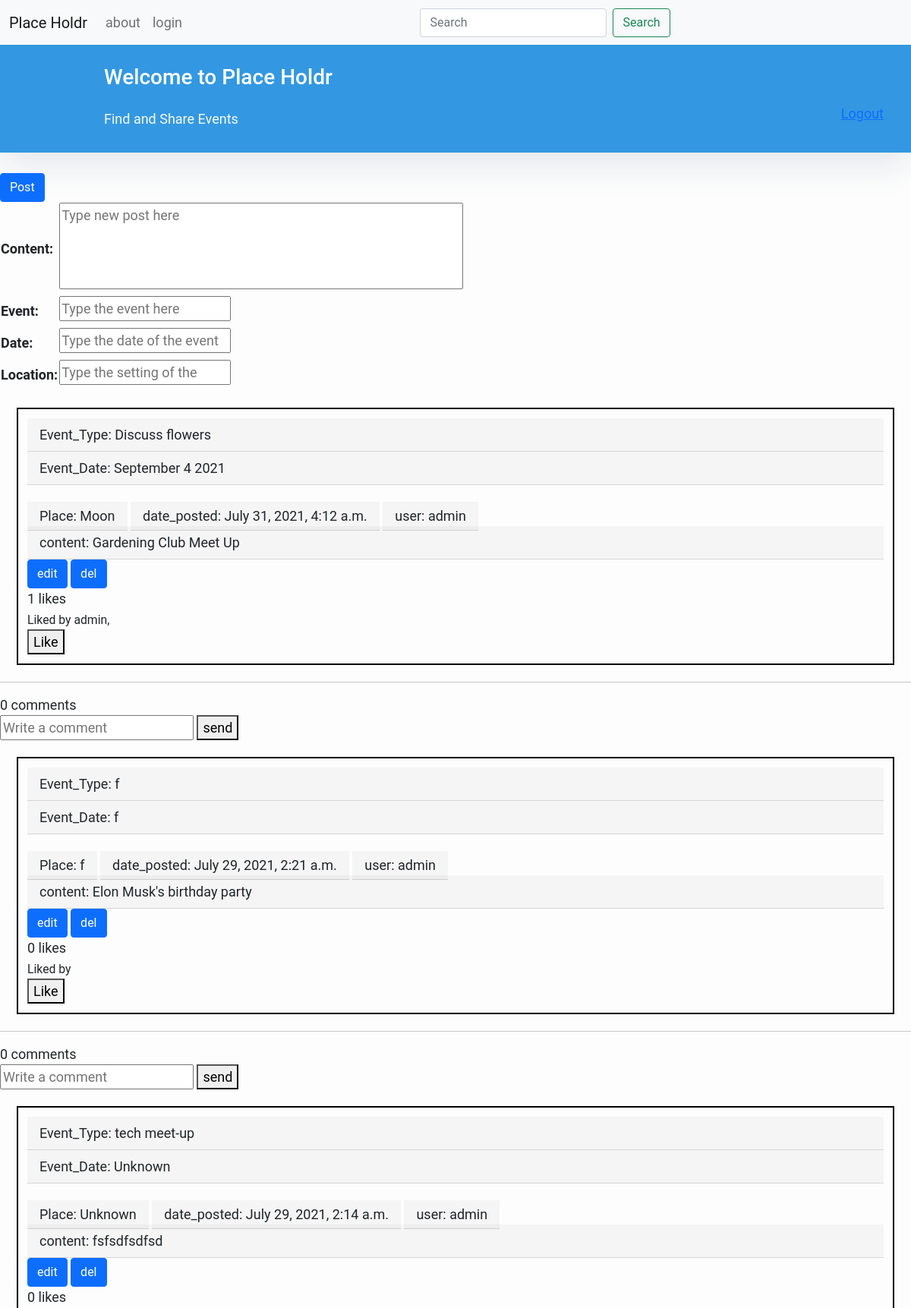
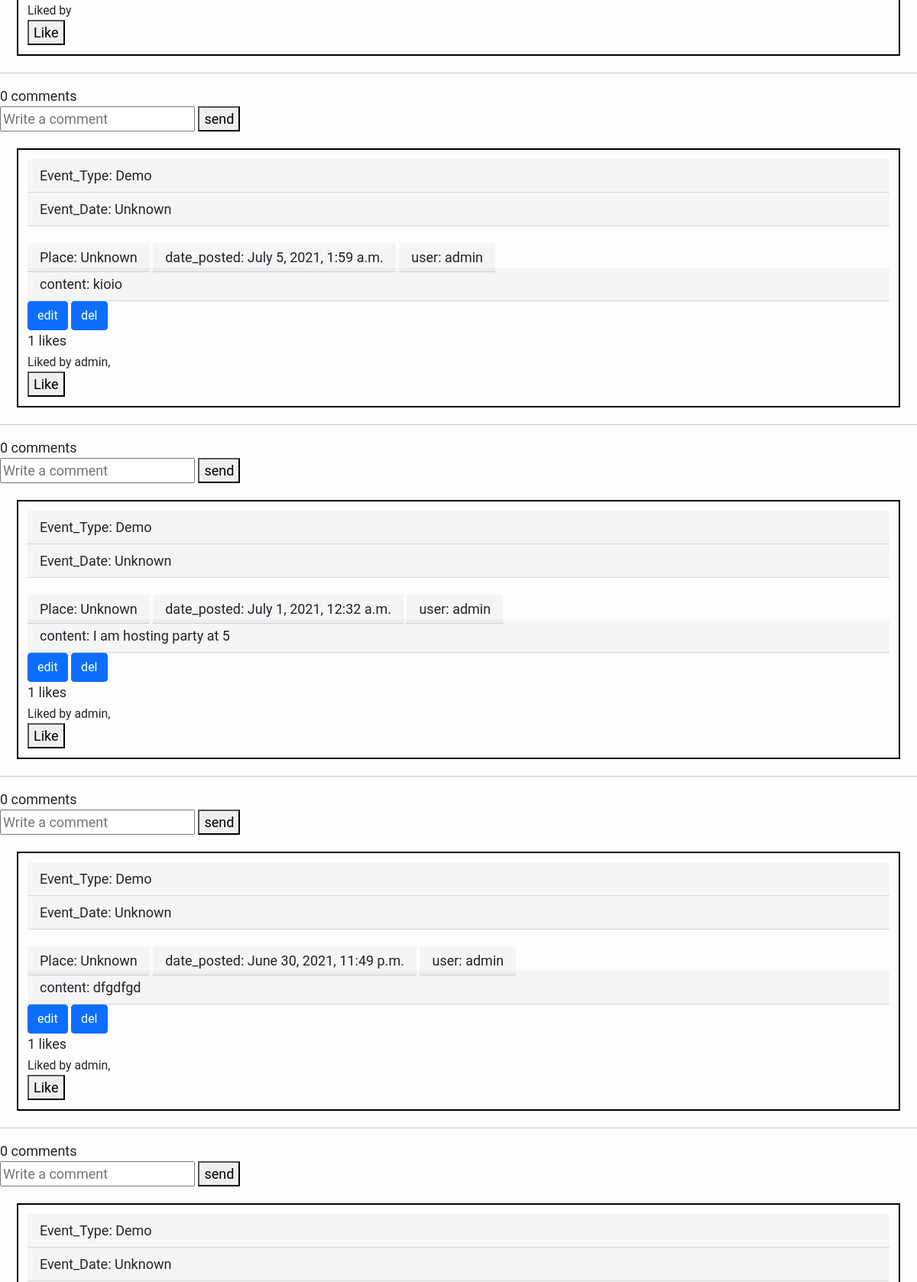
Screenshot of / (signed in, upper part) with the database file from the repository (2 pictures, top to bottom).
### blog/models.py (models this page shows)
class Post(models.Model):
    content = models.TextField(blank = False, null = False)
    date_posted = models.DateTimeField(default = timezone.now)
    user = models.ForeignKey(User, on_delete= models.CASCADE)
    likes_count = models.DecimalField(decimal_places=0, max_digits=1000, default= 0)
    likes = models.ManyToManyField(User, related_name="blog_likes")
    comments = models.ManyToManyField(Comment, related_name = 'comments')
    comments_count = models.DecimalField(decimal_places= 0, max_digits=1000, default= 0)
    event = models.TextField(blank = False, null = False, default= "Demo")
    date = models.TextField(blank= False, null = False, default= "Unknown")
    place = models.TextField(blank= False, null = False, default= "Unknown")

### blog/views.py (the view)
# urls.py: path('', views.home, name = 'blog-home'),
@login_required(login_url = 'register')
def home(request):
    search_query = request.GET.get('search', '')
    if search_query:
        posts = Post.objects.filter(event__icontains=search_query)
    else:
        posts = Post.objects.all()
    context = {'posts': posts.order_by('-date_posted'),
    'post_form': NewPostForm(),}
    return render(request, 'blog/home.html', context)

### blog/forms.py
class NewPostForm(forms.ModelForm):
    content = forms.CharField(widget=forms.Textarea(attrs={'rows':4, 'cols':50,'style':'resize:none;','placeholder':'Type new post here' }), label='Content')
    event = forms.CharField(widget=forms.Textarea(attrs={'rows':1, 'cols':20,'style':'resize:none;','placeholder':'Type the event here' }), label='Event')
    date = forms.CharField(widget=forms.Textarea(attrs={'rows':1, 'cols':20,'style':'resize:none;','placeholder':'Type the date of the event here' }), label='Date')
    place = forms.CharField(widget=forms.Textarea(attrs={'rows':1, 'cols':20,'style':'resize:none;','placeholder':'Type the setting of the event here' }), label='Location')
    class Meta:
        model = Post
        fields = ['content', 'event', 'date', 'place']

### blog/templates/blog/home.html (shortened to what this page needs)
{%extends "blog/base.html"%}
{% block content%}
<table>
<form method = "POST" action = "{% url 'post-new' %}">
    {{ post_form}}
    <br>
    <button type =  "submit" class = "btn btn-primary"> Post</button>
</table>
{% for post in posts %}
<div class="post">
    <div class="card-header">Event_Type: {{post.event}}</div>
    <div class="card-header">Event_Date: {{post.date}}</div>
    <br>
    <span class="card-header">Place: {{post.place}}</span>
    <span class="card-header">date_posted: {{post.date_posted}}</span>
    <span class="card-header">user: {{post.user}}</span>
    <br>
    <div class="card-header">content: {{post.content}}</div>
    {% if post.user == user %}
        <button class = "btn btn-primary" onclick="window.location.href='{%url 'post-edit' post.id%}'">edit</button>
        <button class = "btn btn-primary" onclick= "if (window.confirm('Are you sure you want to delete this post?')){window.location.href='{%url 'post-delete' post.id%}'}">del</button>
    {% endif %}
    <div id= "likesCount={{post.id}}">{{post.likes_count}} likes</div>
    <small>
        Liked by
        {% for user in post.likes.all %}
            {{user.username}},
        {%endfor%}
    </small>
    <br>
    <button class="likeBtn" name="{{post.id}}" id="likeBtn-{{post.id}}">Like</button>
</div>
<hr>
    <div id = "commentsCount-{{post.id}}">{{ post.comments_count }} comments </div>
        <input type="text" placeholder="Write a comment" id="text-{{post.id}}" onkeydown="if(event.keyCode==13){document.getElementById('commentBtn-{{post.id}}').click()}">
            <button class="commentBtn" name="{{post.id}}" id="commentBtn-{{post.id}}">send</button>
{% endfor %}
{% endblock content %}

### blog/templates/blog/base.html (shortened to what this page needs)
<!DOCTYPE html>
<html>
<head>
    <link href="https://cdn.jsdelivr.net/npm/bootstrap@5.0.2/dist/css/bootstrap.min.css" rel="stylesheet">
    <nav class="navbar navbar-expand-lg navbar-light bg-light">
        <div class="container-fluid">
          <a class="navbar-brand" href="/">Place Holdr</a>
            <div class="collapse navbar-collapse" id="navbarSupportedContent">
              <ul class="navbar-nav me-auto mb-2 mb-lg-0">
                <li class="nav-item">
                  <a class="nav-link" href="/about">about</a>
                </li>
                <li class="nav-item">
                  <a class="nav-link" href="/login">login</a>
                </li>
              </ul>
            </div>
          <div class="collapse navbar-collapse" id="navbarNavAltMarkup">
            <div class="navbar-nav">
              <form class="d-flex" action="{% url 'blog-home' %}">
                <input class="form-control me-2" type="search" name="search" placeholder="Search" aria-label="Search" >
                <button class="btn btn-outline-success"  type="submit">Search</button>
              </form>
            </div>
          </div>
        </div>
      </nav>
      <header class="masthead">
        <div class="container">
            <div class="row">
                <div class=" col-md-8 col-md-10 mx-auto">
                    <div class="site-heading">
                        <h3 class=" site-heading my-4 mt-3 text-white"> Welcome to Place Holdr </h3>
                        <p class="text-light">Find and Share Events &nbsp
                        </p>
                    </div>
                </div>
            </div>
        </div>
    </header>
</head>
<body>
    {% if user.is_authenticated %}
    <a href="{%url 'logout'%}" style="position:fixed;right:3%;top:3%;">Logout</a>
    {% endif %}
{% block content %}{% endblock %}
</body>
</html>

### blog/templates/blog/base.html (style rules this page uses)
body { font-family: "Roboto", sans-serif; font-size: 17px; background-color: #fdfdfd; }
.masthead { background: #3398E1; height: auto; padding-bottom: 15px; box-shadow: 0 16px 48px #E3E7EB; padding-top: 10px; }

### blog/templates/blog/home.html (style rules this page uses)
.post { outline: 2px solid black; margin: 2%; padding: 1%; }
body { font-family: "Roboto", sans-serif; font-size: 18px; background-color: #fdfdfd; }

### rows the page displays
Post: event "Discuss flowers", date "September 4 2021", place "Moon", date_posted "July 31, 2021, 4:12 a.m.", user "admin", content "Gardening Club Meet Up", shows "edit", likes_count "1", comments_count "0"
Post: event "f", date "f", place "f", date_posted "July 29, 2021, 2:21 a.m.", user "admin", content "Elon Musk's birthday party", shows "edit", likes_count "0", comments_count "0"
Post: event "tech meet-up", date "Unknown", place "Unknown", date_posted "July 29, 2021, 2:14 a.m.", user "admin", content "fsfsdfsdfsd", shows "edit", likes_count "0", comments_count "0"
Post: event "Demo", date "Unknown", place "Unknown", date_posted "July 5, 2021, 1:59 a.m.", user "admin", content "kioio", shows "edit", likes_count "1", comments_count "0"
Post: event "Demo", date "Unknown", place "Unknown", date_posted "July 1, 2021, 12:32 a.m.", user "admin", content "I am hosting party at 5", shows "edit", likes_count "1", comments_count "0"
Post: event "Demo", date "Unknown", place "Unknown", date_posted "June 30, 2021, 11:49 p.m.", user "admin", content "dfgdfgd", shows "edit", likes_count "1", comments_count "0"
Post: event "Demo", date "Unknown"

### other values shown
{{ user.username }} "admin"
